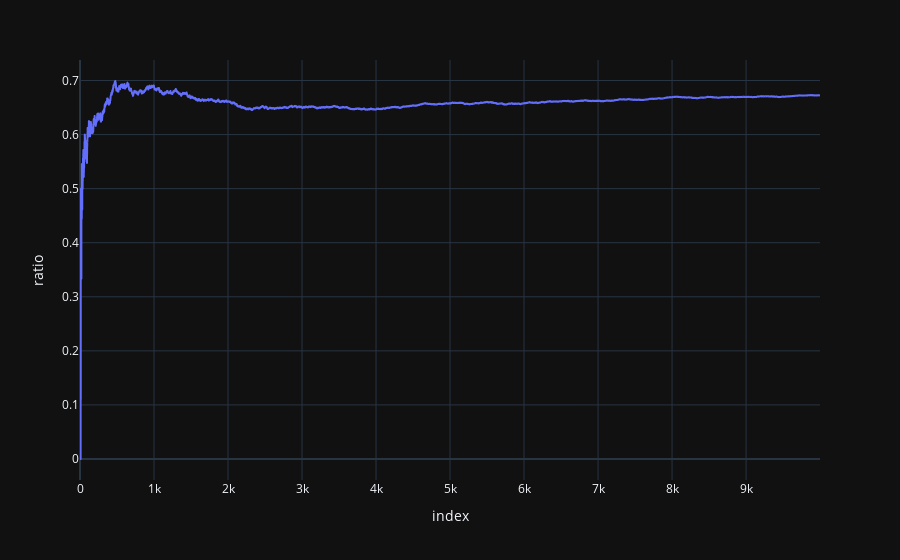

Notebook code for this chart:
### Code cell
px.line(df.reset_index(), x='index', y='ratio')

### Figure 1 — Plotly figure (JSON) as saved in the notebook; plotly's stock layout.template omitted (floating-point values rounded to 4 significant figures; data arrays with more than 128 entries replaced by an {"elided": "..."} marker saying what was removed)
{"data": [{"hoverlabel": {"namelength": 0}, "hovertemplate": "index=%{x}<br>ratio=%{y}", "legendgroup": "", "line": {"color": "#636efa", "dash": "solid"}, "mode": "lines", "name": "", "showlegend": false, "type": "scattergl", "x": {"elided": "10000 int values"}, "xaxis": "x", "y": {"elided": "10000 float values"}, "yaxis": "y"}], "layout": {"autosize": true, "legend": {"tracegroupgap": 0}, "margin": {"t": 60}, "xaxis": {"anchor": "y", "autorange": true, "domain": [0, 1], "range": [0, 9999], "title": {"text": "index"}, "type": "linear"}, "yaxis": {"anchor": "x", "autorange": true, "domain": [0, 1], "range": [-0.03884, 0.7379], "title": {"text": "ratio"}, "type": "linear"}}}
